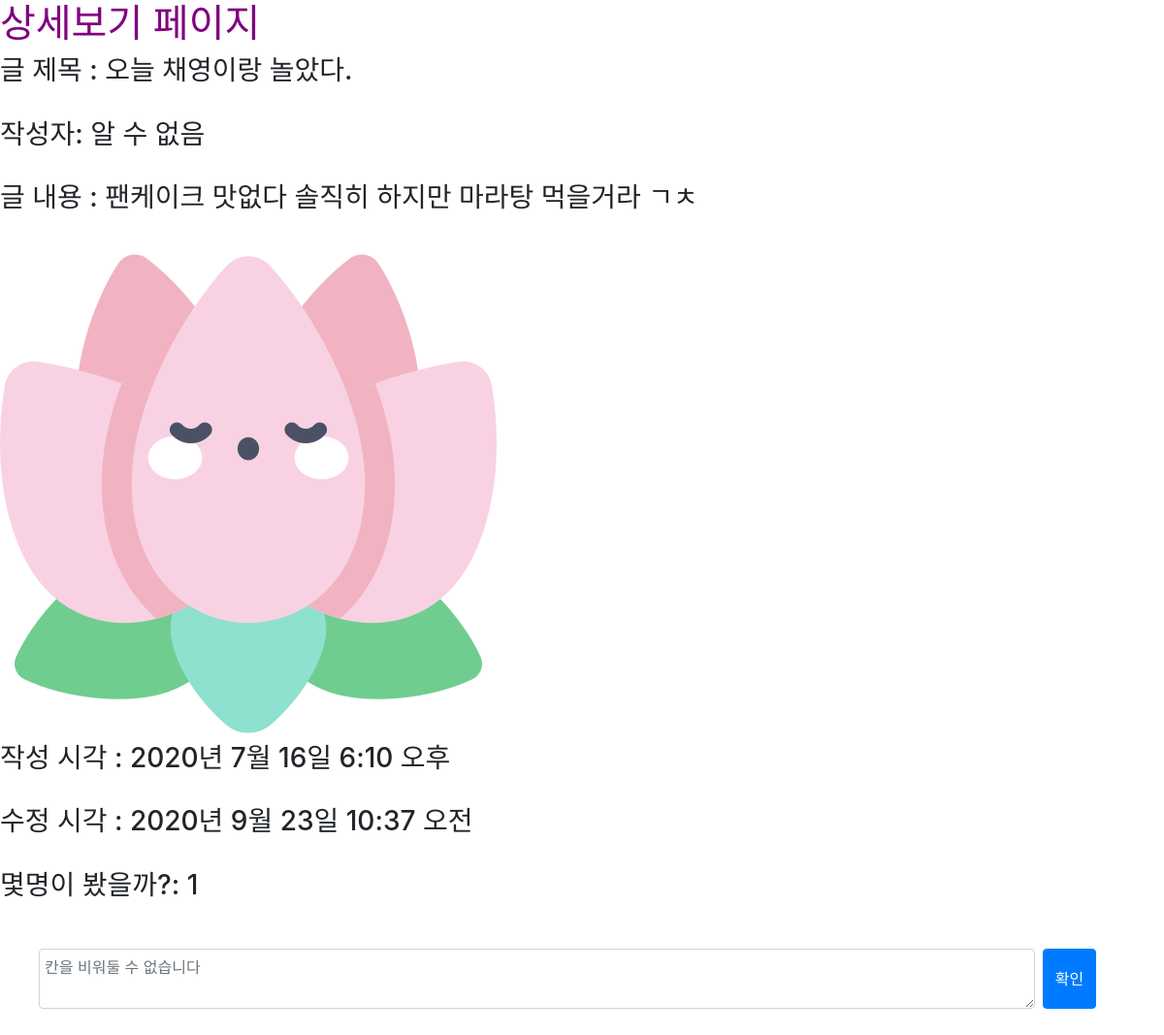
Page /posts/show/12 on the committed database.
### posts/models.py (models this page shows)
class Post(models.Model):
    title = models.CharField(max_length=50, null=False)
    content = models.TextField()
    view_count = models.IntegerField(default = 0)
    created_at = models.DateTimeField(auto_now_add = True)
    updated_at = models.DateTimeField(auto_now = True)
    image = models.ImageField(upload_to='images/', null=True)
    user = models.ForeignKey(User, on_delete = models.CASCADE, null=True)

### posts/views.py (the view)
# urls.py: path('show/<int:id>', show, name="show"),
def show(request, id):
    post = Post.objects.get(pk=id)
    post.view_count +=1
    post.save()
    all_comments = post.comments.all().order_by('-created_at')
    return render(request, 'posts/show.html', {'post': post, 'comments': all_comments})

### posts/templates/posts/show.html (shortened to what this page needs)
{% extends 'base.html' %}
{% block content %}
<h1>상세보기 페이지</h1>
<h3>글 제목 : {{ post.title }} </h3><br>
{% if post.user %}
    {% if post.user.username == 'user' %}
        <h3>작성자: {{ post.user.last_name }} {{ post.user.first_name }} </h3>
    {% else %}
        <h3>작성자: {{ post.user }} </h3><br>
    {% endif %}
{% else %}
    <h3>작성자: 알 수 없음</h3><br>
{% endif %}
<h3>글 내용 : {{ post.content }} </h3><br>
{% if post.image %}
    <img src="{{ post.image.url }}">
{% endif %}
<h3>작성 시각 : {{ post.created_at }} </h3><br>
<h3>수정 시각 : {{ post.updated_at }} </h3><br>
<h3>몇명이 봤을까?: {{ post.view_count }}</h3>
<div class="container mt-5">
    <form class="form-row" action="{% url 'posts:create_comment' post.id %}" method="POST">
        <textarea class="form-control col-11 mr-2" name="content" placeholder="칸을 비워둘 수 없습니다"></textarea>
        <input type="submit" class="btn btn-primary" value="확인">
    </form>
</div>
{% endblock %}

### myblog/static/css/project.css (style rules this page uses)
h1 { color: purple; }

### rows in the picture
Post: title "오늘 채영이랑 놀았다.", content "팬케이크 맛없다 솔직히 하지만 마라탕 먹을거라 ㄱㅊ", image (picture), created_at "2020년 7월 16일 6:10 오후", updated_at "2020년 9월 23일 10:37 오전", view_count "1"
